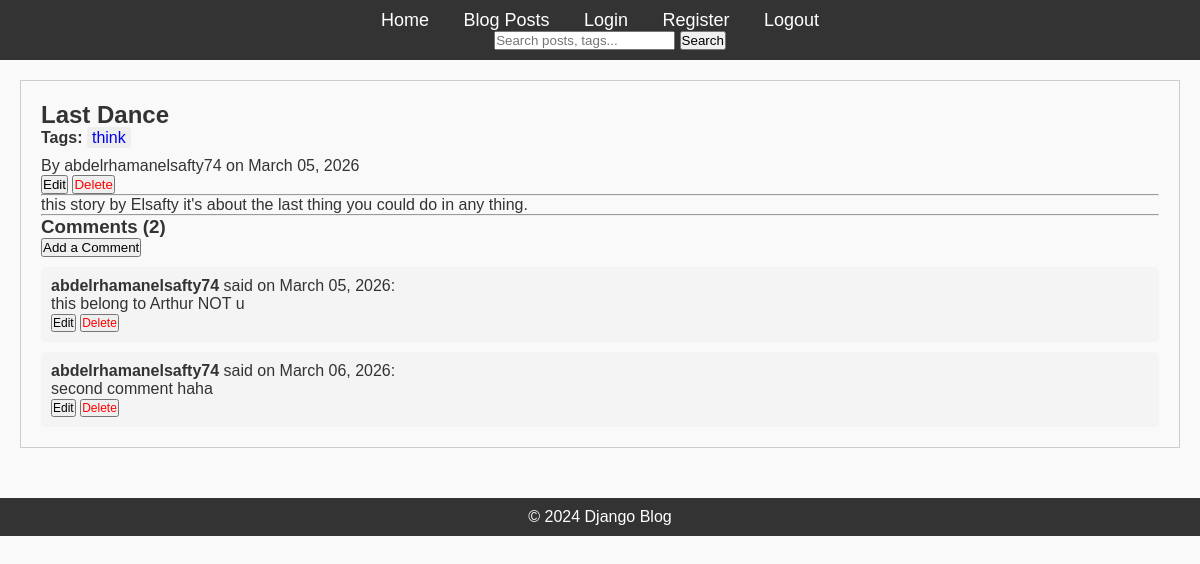
Page /post/2/ (signed in) on the committed database.
### blog/models.py (models this page shows, shortened)
class Post(models.Model):
    title = models.CharField(max_length=200)
    content = models.TextField()
    published_date = models.DateTimeField(auto_now_add=True)
    author = models.ForeignKey(User, on_delete=models.CASCADE, related_name='posts')
    tags = TaggableManager()

class Comment(models.Model):
    post = models.ForeignKey(Post, on_delete=models.CASCADE, related_name='comments')
    author = models.ForeignKey(User, on_delete=models.CASCADE)
    content = models.TextField()
    created_at = models.DateTimeField(auto_now_add=True)
    updated_at = models.DateTimeField(auto_now=True)

### blog/views.py (the view)
# urls.py: path('post/<int:pk>/', PostDetailView.as_view(), name='post-detail'),
class PostDetailView(DetailView):
    model = Post
    template_name = 'blog/post_detail.html'

### blog/templates/blog/post_detail.html
{% extends "blog/base.html" %}
{% block content %}
    <div style="border: 1px solid #ccc; padding: 20px;">
        <h2>{{ post.title }}</h2>
        <div style="margin-bottom: 10px;">
        <strong>Tags:</strong>
        {% for tag in post.tags.all %}
            <a href="{% url 'posts-by-tag' tag.slug %}" style="background-color: #eee; padding: 2px 5px; text-decoration: none; border-radius: 3px;">{{ tag.name }}</a>
        {% endfor %}
    </div>
        <p>By {{ post.author }} on {{ post.published_date|date:"F d, Y" }}</p>
        {% if object.author == user %}
            <a href="{% url 'post-update' post.id %}"><button>Edit</button></a>
            <a href="{% url 'post-delete' post.id %}"><button style="color: red;">Delete</button></a>
        {% endif %}
        <hr>
        <p>{{ post.content }}</p>
        <hr>
        <h3>Comments ({{ post.comments.count }})</h3>
        {% if user.is_authenticated %}
            <a href="{% url 'comment-create' post.id %}"><button>Add a Comment</button></a>
        {% else %}
            <p><a href="{% url 'login' %}">Log in</a> to add a comment.</p>
        {% endif %}
        {% for comment in post.comments.all %}
            <div style="background-color: #f4f4f4; padding: 10px; margin-top: 10px; border-radius: 5px;">
                <p><strong>{{ comment.author }}</strong> said on {{ comment.created_at|date:"F d, Y" }}:</p>
                <p>{{ comment.content }}</p>
                {% if comment.author == user %}
                    <a href="{% url 'comment-update' comment.id %}"><button style="font-size: 12px;">Edit</button></a>
                    <a href="{% url 'comment-delete' comment.id %}"><button style="color: red; font-size: 12px;">Delete</button></a>
                {% endif %}
            </div>
        {% empty %}
            <p>No comments yet. Be the first to comment!</p>
        {% endfor %}
    </div>
{% endblock content %}

### blog/static/css/styles.css (style rules this page uses)
* { margin: 0; padding: 0; box-sizing: border-box; }
body { font-family: Arial, sans-serif; background-color: #f9f9f9; color: #333; }

### rows in the picture
Post: title "Last Dance", author "abdelrhamanelsafty74", published_date "March 05, 2026", content "this story by Elsafty it's about the last thing you could do in any thing.", comments.count "2"
Tag: name "think"
Comment: author "abdelrhamanelsafty74", created_at "March 05, 2026", content "this belong to Arthur NOT u", shows "Edit"
Comment: author "abdelrhamanelsafty74", created_at "March 06, 2026", content "second comment haha", shows "Edit"
